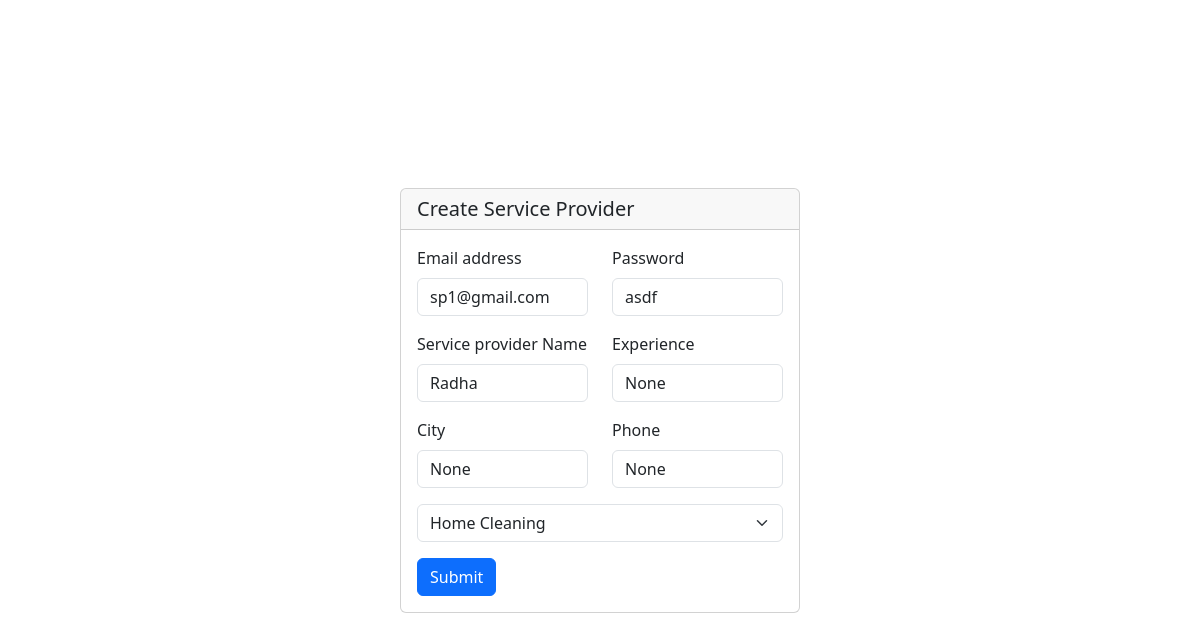
Screenshot of /manageproviders?action=edit&id=1 (signed in) with the database file from the repository.
### backend/models.py (models this page shows, shortened)
class ServiceProvider(db.Model,UserMixin):
    __tablename__='serviceprovider'
    id=db.Column(db.Integer, primary_key=True, autoincrement=True)
    name=db.Column(db.String)
    city=db.Column(db.String)
    email=db.Column(db.String,unique=True, nullable=False)
    password=db.Column(db.String)
    exp=db.Column(db.Integer)
    phone=db.Column(db.String)
    status=db.Column(db.String)
    servicename= db.Column(db.String, db.ForeignKey("services.name"))
    receive_request=db.relationship("Request")

### backend/routes.py (the view, shortened to what this page needs)
@app.route("/manageproviders", methods=["GET","POST"])
def manageproviders():
    if request.method=="GET" and request.args.get("action")=="create" :
        services=db.session.query(Services).all()
        return render_template("admin/create_sp.html", services=services)
    elif request.method=="GET" and request.args.get("action")=="edit":
        id=request.args.get("id")
        spobj=db.session.query(ServiceProvider).filter_by(id=id).first()
        services=db.session.query(Services).all()
        return render_template("admin/create_sp.html",spobj=spobj, services=services)
    elif request.method=="GET" and request.args.get("action")=="delete":
        id=request.args.get("id")
        delobj=db.session.query(ServiceProvider).filter_by(id=id).first()
        db.session.delete(delobj)
        db.session.commit()
        return redirect("dashboard/ad")

### app.py (called while the page is built)
def create_app():
    app=Flask(__name__)
    app.config["SQLALCHEMY_DATABASE_URI"]="sqlite:///mydb.sqlite3"
    db.init_app(app)
    app.config["SECRET_KEY"]="mysecretkey"
    loginmanager=LoginManager(app)
    @loginmanager.user_loader
    def load_user(email):
        obj=db.session.query(ServiceProvider).filter_by(email=email).first() or db.session.query(Customer).filter_by(email=email).first() or db.session.query(Admin).filter_by(email=email).first()
        return obj
    app.app_context().push()
    return app

### templates/admin/create_sp.html (shortened to what this page needs)
<!DOCTYPE html>
<html lang="en">
<head>
    <link href="https://cdn.jsdelivr.net/npm/bootstrap@5.3.8/dist/css/bootstrap.min.css" rel="stylesheet"
>
    <link rel="stylesheet" href="https://cdn.jsdelivr.net/npm/bootstrap-icons@1.13.1/font/bootstrap-icons.min.css">
</head>
<body>
    <div class="container-fluid d-flex justify-content-center align-items-center vh-100">
        <div class="card" style="width: 25rem;">
            <h5 class="card-header">Create Service Provider</h5>
            <div class="card-body">
                <form action="/manageproviders?action={% if spobj %}edit&id={{spobj.id}}{% else %}create{% endif %}" method="POST">
                    <div class="row">
                        <div class="mb-3 col">
                            <label for="exampleInputEmail1" class="form-label">Email address</label>
                            <input type="email" class="form-control" id="exampleInputEmail1"
                                aria-describedby="emailHelp" name="email" value="{% if spobj %}{{spobj.email}}{% endif %}">
                        </div>
                        <div class="mb-3 col">
                            <label for="exampleInputPassword1" class="form-label">Password</label>
                            <input type="text" class="form-control" id="exampleInputPassword1" name="pwd" value="{% if spobj %}{{spobj.password}}{% endif %}">
                        </div>
                    </div>
                    <div class="row">
                        <div class="mb-3 col">
                            <label for="servicename" class="form-label">Service provider Name</label>
                            <input type="text" class="form-control" id="servicename" aria-describedby="emailHelp"
                                name="name" value="{% if spobj %}{{spobj.name}}{% endif %}">
                        </div>
                        <div class="mb-3 col">
                            <label for="servicename" class="form-label">Experience</label>
                            <input type="text" class="form-control" id="servicename" aria-describedby="emailHelp"
                                name="exp" value="{% if spobj %}{{spobj.exp}}{% endif %}">
                        </div>
                    </div>
                    <div class="row">
                        <div class="mb-3 col">
                            <label for="Baseprice" class="form-label">City</label>
                            <input type="text" class="form-control" id="Baseprice" name="city" value="{% if spobj %}{{spobj.city}}{% endif %}">
                        </div>
                        <div class="mb-3 col">
                            <label for="Baseprice" class="form-label">Phone</label>
                            <input type="text" class="form-control" id="Baseprice" name="phone" value="{% if spobj %}{{spobj.phone}}{% endif %}">
                        </div>
                    </div>
                    <div class="mb-3">
                        <select class="form-select" aria-label="Default select example" name="cat">
                            <option selected>{% if spobj %}{{spobj.servicename}}{% else %}Select Service{% endif %}</option>
                        </select>
                    </div>
                    <button type="submit" class="btn btn-primary">Submit</button>
                </form>
            </div>
        </div>
    </div>
</body>
</html>

### rows the page displays
ServiceProvider: email "sp1@gmail.com", pwd "asdf", name "Radha", exp "None", city "None", phone "None", cat "Home Cleaning"
